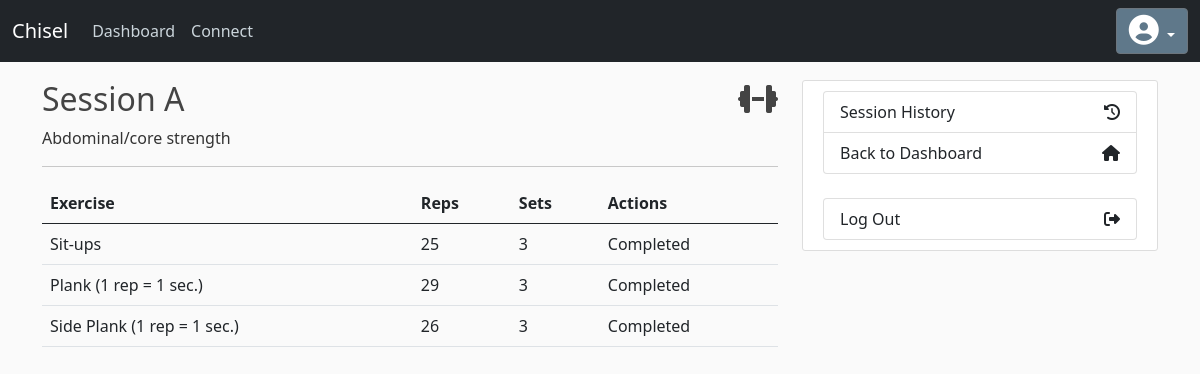
Page /session-list/view/3 on the committed database.
### chisel/models/Workout.py (models this page shows)
class WorkoutSession(db.Model):
    id = db.Column( db.Integer, primary_key = True )
    name = db.Column( db.String( 128 ), nullable = False )
    desc = db.Column( db.Text, nullable = True )
    date = db.Column( db.DateTime )
    type = db.Column( db.Integer )
    completed = db.Column( db.Boolean, default = False )
    user_id = db.Column( db.Integer, db.ForeignKey( 'customer.id' ), nullable = False )
    exercises = db.relationship( 'Exercise', backref='workout_session' )

class Exercise(db.Model):
    id = db.Column( db.Integer, primary_key = True )
    name = db.Column( db.String( 128 ), nullable = False )
    reps = db.Column( db.Text, nullable = True )
    sets = db.Column( db.Integer, nullable = False )
    unique_id_in_dict = db.Column( db.Integer )
    customer_responded = db.Column( db.Boolean )
    session_id = db.Column( db.Integer, db.ForeignKey( 'workout_session.id' ), nullable = False )
    status = db.Column( db.Integer )

### chisel/routes.py (the view)
@app.route( '/session-list/view/' )
@app.route( '/session-list/view/<session_id>' )
def view_session( session_id = None ):
    if not session_id:
        flash( "This session ID doesn't exist.", 'danger' )
        return redirect( url_for( 'session_list' ) )
    this_session = WorkoutSession.query.filter_by( id = session_id ).one()
    exercises = this_session.exercises
    return render_template( 'session_view.html', ses = this_session, session_type = session_types[ this_session.type ], ex_list = exercises )

### chisel/templates/session_view.html (shortened to what this page needs)
{% extends "base.html" %}
{% block content %}
<h2>
  <div class="d-flex justify-content-between">
    <div>
      {{ ses.name }}
    </div>
    <div>
        {% if ses.type == 1 or ses.type == 5 %}
        <i class="fas fa-running"></i>
        {% else %}
        <i class="fas fa-dumbbell"></i>
        {% endif %}
    </div>
  </div>
</h2>
<p>{{ session_type }}</p>
<hr>
<table class="table">
  <thead>
    <tr>
      <th scope="col">Exercise</th>
      <th scope="col">Reps</th>
      <th scope="col">Sets</th>
      <th scope="col">Actions</th>
    </tr>
  </thead>
  <tbody>
    {% for ex in ex_list %}
    {% set td_id = 'resp' + ex.id|string %}
    <tr>
      <td>{{ ex.name }}</td>
      <td>{{ ex.reps }}</td>
      <td>{{ ex.sets }}</td>
      {% if ses.completed %}
      <td>{% if ex.status == 1 %}Skipped{% else %}Completed{% endif %}</td>
      {% elif ex.status == 1 %}
      <td>Skipped</td>
      {% endif %}
    </tr>
    {% endfor %}
  </tbody>
</table>
{% endblock %}
{% block sidebar %}
<div class="content-section">
  <div class="list-group">
    {% if not ses.completed %}
    <a href="{{ url_for( 'session_list' ) }}" class="list-group-item list-group-item-action connect-option">
      Session List
      <i class="fa fa-list-alt"></i>
    </a>
    {% else %}
    <a href="{{ url_for( 'session_history' ) }}" class="list-group-item list-group-item-action connect-option">
      Session History
      <i class="fa fa-history"></i>
    </a>
    {% endif %}
    <a href="{{ url_for( 'dashboard' ) }}" class="list-group-item list-group-item-action connect-option">
      Back to Dashboard
      <i class="fa fa-home" aria-hidden="true"></i>
    </a>
  </div>
  <br/>
  <div class="list-group">
    <a href="#" class="list-group-item list-group-item-action connect-option">
      Log Out
      <i class="fa fa-sign-out"></i>
    </a>
  </div>
</div>
{% endblock %}

### chisel/static/dashboard.css (style rules this page uses)
body { background: #fafafa; color: #333333; margin-top: 5rem; }
h1, h2, h3, h4, h5, h6 { color: #444444; }
.connect-option { display: flex; justify-content: space-between; align-items: center; }
.content-section { background: #ffffff; padding: 10px 20px; border: 1px solid #dddddd; border-radius: 3px; margin-bottom: 20px; }

### rows in the picture
WorkoutSession: name "Session A"
Exercise: name "Sit-ups", reps "25", sets "3", status "Completed"
Exercise: name "Plank (1 rep = 1 sec.)", reps "29", sets "3", status "Completed"
Exercise: name "Side Plank (1 rep = 1 sec.)", reps "26", sets "3", status "Completed"

### other values in the picture
{{ session_type }} "Abdominal/core strength"
